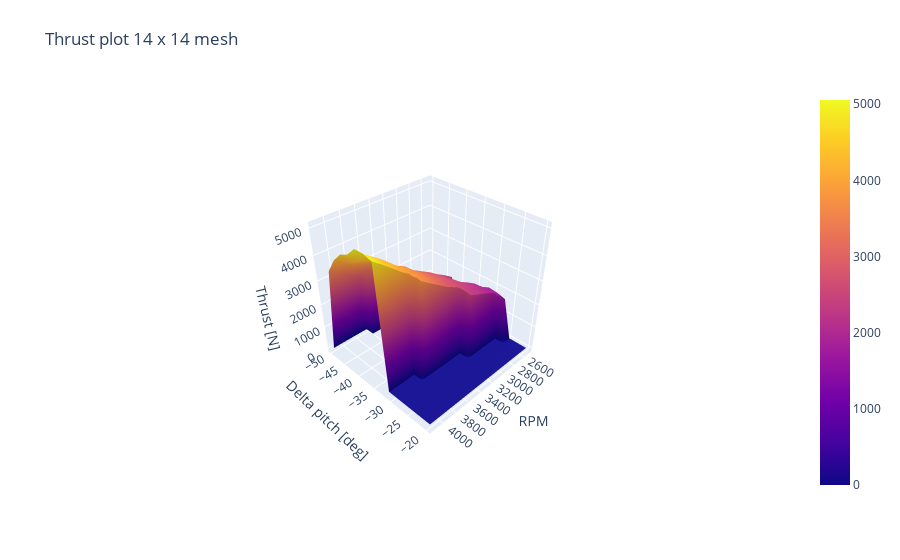

The notebook cell this image was saved under:
### Markdown cell above
# Finding the max thrust of a blade

 Let us now try a range of values for the both the change in pitch and rpm values to see if we can achieve better thrust values. We could opt to use `scipy.optimize` for this purpose however the analysis is prone to failure due to either to high AoA or a non-converging solution. This will complicate the optimisation where we'll have to assign penalization when such an error occurs. Instead we'll use a  brute force method since the analysis is swift. We'll create a mesh where x will be the rpm and y the pitch. Then for each coordinate we'll compute the thrust, after which a surface plot can be created. This is implemented below, the cell takes about 30 seconds to run, so some patience is required. 

Feel free to play with the parameters!

### Code cell
import plotly.graph_objects as go

n = 14 # Mesh size

pitch_arr  = np.linspace(-20, -50, n)
rpm_arr = np.linspace(2500,rpm_hvr, n)
X,Y = np.meshgrid(rpm_arr,pitch_arr)
Z_thrust = np.zeros(X.shape)
Z_eff = np.zeros(X.shape)
Z_power = np.zeros(X.shape)

for col, rpm in enumerate(rpm_arr):
    hover_cond = prop.OffDesignAnalysisBEM(data_path, prop_class, v_hvr, rpm, rho, dyn_vis, a_snd)

    for row, dpitch in enumerate(np.radians(pitch_arr)):
        try:
            res = hover_cond.analyse_propeller(dpitch, abs_extrapolation=7)
        except ValueError:
            continue
        except RuntimeError as error:
            continue

        power_req = res["power_coeff"]*rho*(rpm_hvr/60)**3*32*prop_class.r_prop**5/1e3

        Z_thrust[row,col] = res["thrust"]
        Z_eff[row,col] = res["eff"]*100
        Z_power[row,col] =  power_req


# Create the figure
fig = go.Figure(data=[go.Surface(z=Z_thrust, x=X, y=Y)])
fig.update_layout(
    scene=dict(
        xaxis_title='RPM',
        yaxis_title= 'Delta pitch [deg]',
        zaxis_title=f'Thrust [N]'))

fig.update_layout(
    scene_camera=dict(
        eye=dict(x=1.8, y=1.8, z=1.8)))

fig.update_layout(title=f'Thrust plot {n} x {n} mesh ', autosize=True,
                margin=dict(l=65, r=50, b=65, t=90))

# Show the plot
fig.show()

### Figure 1 — Plotly figure (JSON) as saved in the notebook; plotly's stock layout.template omitted (floating-point values rounded to 4 significant figures; data arrays with more than 128 entries replaced by an {"elided": "..."} marker saying what was removed)
{"data": [{"type": "surface", "x": {"elided": "14x14 float values"}, "y": {"elided": "14x14 float values"}, "z": {"elided": "14x14 float values"}}], "layout": {"autosize": true, "margin": {"b": 65, "l": 65, "r": 50, "t": 90}, "scene": {"camera": {"eye": {"x": 1.8, "y": 1.8, "z": 1.8}}, "xaxis": {"title": {"text": "RPM"}}, "yaxis": {"title": {"text": "Delta pitch [deg]"}}, "zaxis": {"title": {"text": "Thrust [N]"}}}, "title": {"text": "Thrust plot 14 x 14 mesh "}}}
